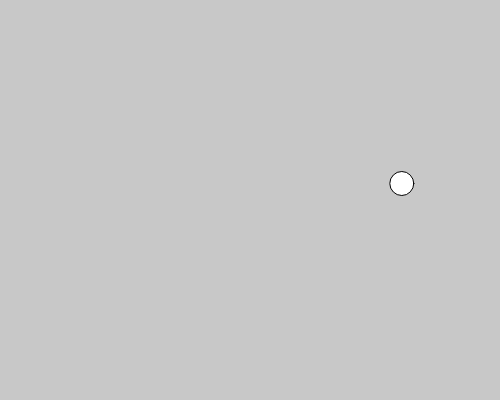
Frame 1 (no input)
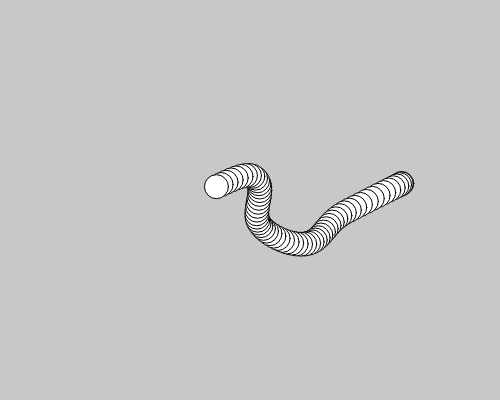
Frame 60 (no input)
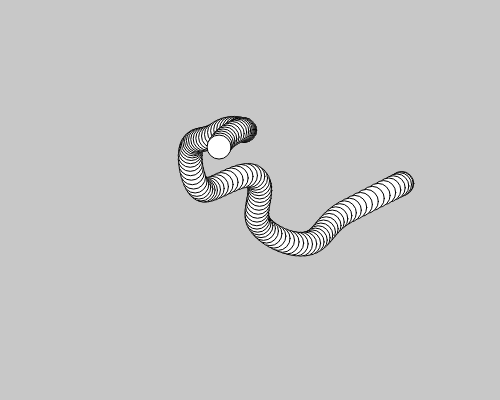
Frame 120 (the mouse pressed at the canvas centre since frame 60)

The p5.js sketch that drew these frames (run headless with seeded random() and noise() and a simulated clock; from frame 60 on, the mouse is pressed at the canvas centre):

// p5.js sketch
// ── sketch.js
// https://editor.p5js.org/p5name/sketches/h2G8X82wt
// ims perlin v1

let xoff1 = 0;
let xstep = 0.01;
let xscale = 1.2;
// let xoff2 = 10000;

function setup() {
  createCanvas(500, 400);
  background(200)
  // noStroke();
}

function draw() {
  // background(50, 5);

  let x = map(noise(xoff1, 0) * xscale, 0, 1, 0, width);
  let y = map(noise(xoff1, 1) * xscale, 0, 1, 0, height);
  // let y = map(noise(xoff2), 0, 1, 0, height);

  xoff1 += xstep;
  // xoff2 += 0.01;

  ellipse(x, y, 24, 24);
}

// https://editor.p5js.org/codingtrain/sketches/nCYG2SCNq
// Perlin Noise - Adding Y Axis

// Graphing 1D Perlin Noise (Adding Y-Axis)
// The Coding Train / Daniel Shiffman
// https://thecodingtrain.com/learning/noise/0.4-graphing-1d.html
// https://youtu.be/y7sgcFhk6ZM

// Adding Y-Axis: https://editor.p5js.org/codingtrain/sketches/nCYG2SCNq
// Noise Graph: https://editor.p5js.org/codingtrain/sketches/EZeHXBhei
// Noisy Sin: https://editor.p5js.org/codingtrain/sketches/M_kuAXwV2

// This example has been updated to use es6 syntax. To learn more about es6 visit: https://thecodingtrain.com/Tutorials/16-javascript-es6
